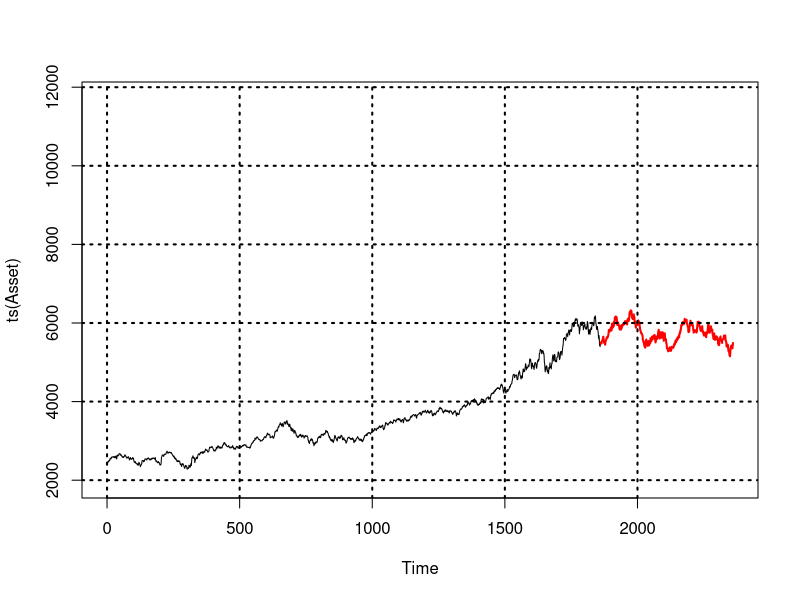

This chart was generated by the following R code:
## Simulate from Geometric Brownian Motion

library(tseries)
library(zoo)

#----------Use EuStockMarket-------------

FTSE<-EuStockMarkets[,"FTSE"]
Asset<-FTSE
sim.size<-500
n<-length(Asset)
rt<-diff(log(Asset))
rbar<-mean(rt)
s<-sd(rt)
delta_t<-1
mu_hat<-rbar+s^2/2
rt.sim<-rnorm(sim.size,mean=(mu_hat-s^2/2),sd=s)
Asset.sim<-rep(NA,sim.size)
Asset.sim[1]<-Asset[n]*exp(rt.sim[1])
for(i in 2:sim.size){
  Asset.sim[i]<-Asset.sim[i-1]*exp(rt.sim[i])
}

yl<-min(Asset)*0.85
yu<-max(Asset)*1.9
plot(ts(Asset),xlim=c(0,(n+sim.size)),ylim=c(yl,yu))
lines((n+1):(n+sim.size),Asset.sim,col="red",lwd=2)
grid(col="black",lwd=2)